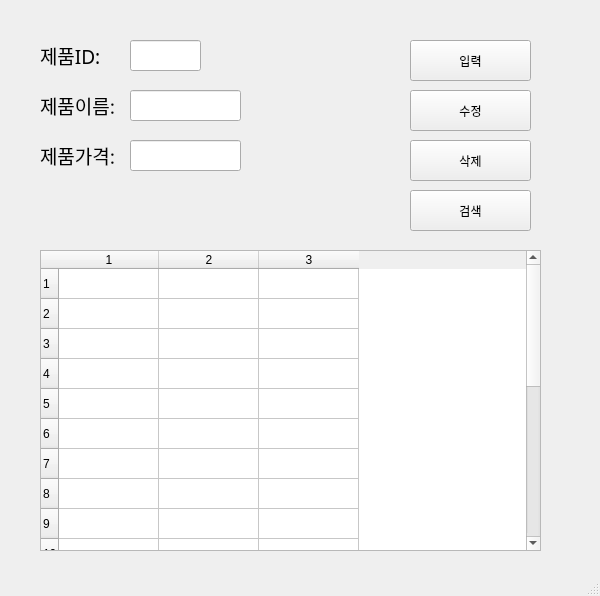
<?xml version="1.0" encoding="UTF-8"?>
<ui version="4.0">
 <class>MainWindow</class>
 <widget class="QMainWindow" name="MainWindow">
  <property name="geometry">
   <rect>
    <x>0</x>
    <y>0</y>
    <width>600</width>
    <height>596</height>
   </rect>
  </property>
  <property name="windowTitle">
   <string>MainWindow</string>
  </property>
  <widget class="QWidget" name="centralwidget">
   <widget class="QLabel" name="label">
    <property name="geometry">
     <rect>
      <x>40</x>
      <y>40</y>
      <width>81</width>
      <height>31</height>
     </rect>
    </property>
    <property name="font">
     <font>
      <family>맑은 고딕</family>
      <pointsize>14</pointsize>
     </font>
    </property>
    <property name="text">
     <string>제품ID:</string>
    </property>
   </widget>
   <widget class="QLabel" name="label_2">
    <property name="geometry">
     <rect>
      <x>40</x>
      <y>90</y>
      <width>81</width>
      <height>31</height>
     </rect>
    </property>
    <property name="font">
     <font>
      <family>맑은 고딕</family>
      <pointsize>14</pointsize>
     </font>
    </property>
    <property name="text">
     <string>제품이름:</string>
    </property>
   </widget>
   <widget class="QLabel" name="label_3">
    <property name="geometry">
     <rect>
      <x>40</x>
      <y>140</y>
      <width>81</width>
      <height>31</height>
     </rect>
    </property>
    <property name="font">
     <font>
      <family>맑은 고딕</family>
      <pointsize>14</pointsize>
     </font>
    </property>
    <property name="text">
     <string>제품가격:</string>
    </property>
   </widget>
   <widget class="QLineEdit" name="prodID">
    <property name="geometry">
     <rect>
      <x>130</x>
      <y>40</y>
      <width>71</width>
      <height>31</height>
     </rect>
    </property>
   </widget>
   <widget class="QLineEdit" name="prodName">
    <property name="geometry">
     <rect>
      <x>130</x>
      <y>90</y>
      <width>111</width>
      <height>31</height>
     </rect>
    </property>
   </widget>
   <widget class="QLineEdit" name="prodPrice">
    <property name="geometry">
     <rect>
      <x>130</x>
      <y>140</y>
      <width>111</width>
      <height>31</height>
     </rect>
    </property>
   </widget>
   <widget class="QPushButton" name="pushButton">
    <property name="geometry">
     <rect>
      <x>410</x>
      <y>40</y>
      <width>121</width>
      <height>41</height>
     </rect>
    </property>
    <property name="text">
     <string>입력</string>
    </property>
   </widget>
   <widget class="QPushButton" name="pushButton_2">
    <property name="geometry">
     <rect>
      <x>410</x>
      <y>90</y>
      <width>121</width>
      <height>41</height>
     </rect>
    </property>
    <property name="text">
     <string>수정</string>
    </property>
   </widget>
   <widget class="QPushButton" name="pushButton_3">
    <property name="geometry">
     <rect>
      <x>410</x>
      <y>140</y>
      <width>121</width>
      <height>41</height>
     </rect>
    </property>
    <property name="text">
     <string>삭제</string>
    </property>
   </widget>
   <widget class="QPushButton" name="pushButton_4">
    <property name="geometry">
     <rect>
      <x>410</x>
      <y>190</y>
      <width>121</width>
      <height>41</height>
     </rect>
    </property>
    <property name="text">
     <string>검색</string>
    </property>
   </widget>
   <widget class="QTableWidget" name="tableWidget">
    <property name="geometry">
     <rect>
      <x>40</x>
      <y>250</y>
      <width>501</width>
      <height>301</height>
     </rect>
    </property>
    <property name="rowCount">
     <number>20</number>
    </property>
    <property name="columnCount">
     <number>3</number>
    </property>
    <row/>
    <row/>
    <row/>
    <row/>
    <row/>
    <row/>
    <row/>
    <row/>
    <row/>
    <row/>
    <row/>
    <row/>
    <row/>
    <row/>
    <row/>
    <row/>
    <row/>
    <row/>
    <row/>
    <row/>
    <column/>
    <column/>
    <column/>
   </widget>
  </widget>
  <widget class="QMenuBar" name="menubar">
   <property name="geometry">
    <rect>
     <x>0</x>
     <y>0</y>
     <width>600</width>
     <height>21</height>
    </rect>
   </property>
  </widget>
  <widget class="QStatusBar" name="statusbar"/>
 </widget>
 <resources/>
 <connections>
  <connection>
   <sender>pushButton</sender>
   <signal>clicked()</signal>
   <receiver>MainWindow</receiver>
   <slot>addProduct()</slot>
   <hints>
    <hint type="sourcelabel">
     <x>394</x>
     <y>72</y>
    </hint>
    <hint type="destinationlabel">
     <x>470</x>
     <y>95</y>
    </hint>
   </hints>
  </connection>
  <connection>
   <sender>pushButton_2</sender>
   <signal>clicked()</signal>
   <receiver>MainWindow</receiver>
   <slot>updateProduct()</slot>
   <hints>
    <hint type="sourcelabel">
     <x>418</x>
     <y>129</y>
    </hint>
    <hint type="destinationlabel">
     <x>470</x>
     <y>136</y>
    </hint>
   </hints>
  </connection>
  <connection>
   <sender>pushButton_3</sender>
   <signal>clicked()</signal>
   <receiver>MainWindow</receiver>
   <slot>removeProduct()</slot>
   <hints>
    <hint type="sourcelabel">
     <x>409</x>
     <y>175</y>
    </hint>
    <hint type="destinationlabel">
     <x>469</x>
     <y>183</y>
    </hint>
   </hints>
  </connection>
  <connection>
   <sender>pushButton_4</sender>
   <signal>clicked()</signal>
   <receiver>MainWindow</receiver>
   <slot>getProduct()</slot>
   <hints>
    <hint type="sourcelabel">
     <x>406</x>
     <y>219</y>
    </hint>
    <hint type="destinationlabel">
     <x>471</x>
     <y>229</y>
    </hint>
   </hints>
  </connection>
 </connections>
 <slots>
  <slot>addProduct()</slot>
  <slot>updateProduct()</slot>
  <slot>removeProduct()</slot>
  <slot>getProduct()</slot>
 </slots>
</ui>
